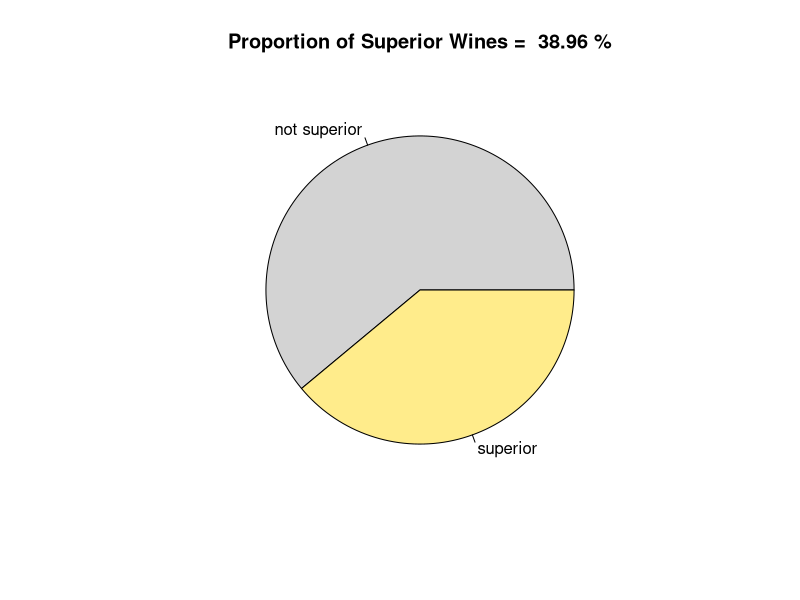
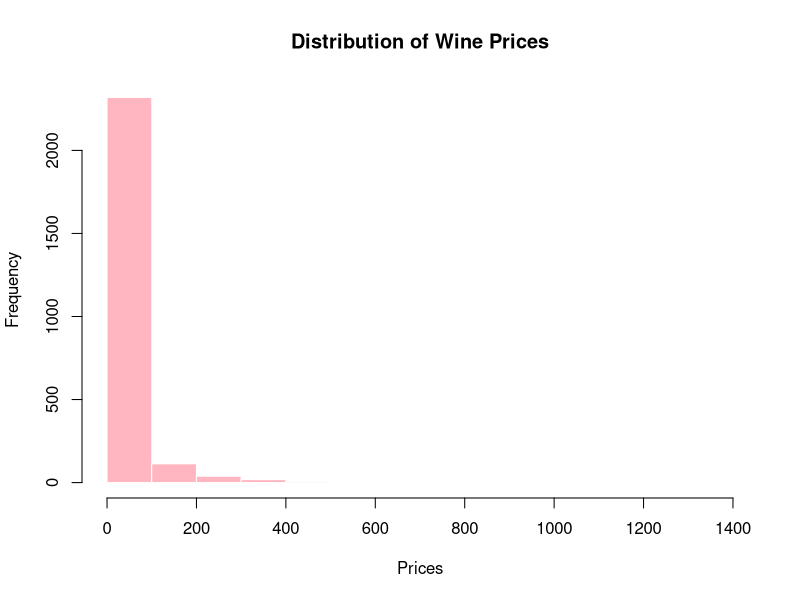
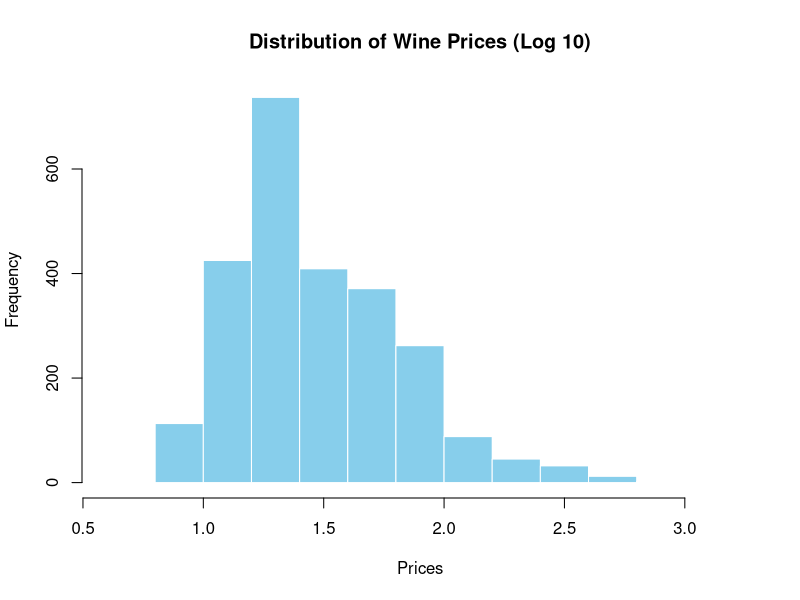

Write the R code that produced these figures, in order. (Note: this script raises an error after producing the figures.)
# LIBRARIES
library(gplots)
library(ggplot2)
library(colorspace)

# LOAD DATA
setwd("C:/Users/g_gna/Documents/TCD/Modules/CS7DS3_AppliedStatisticalModelling/Assignments/MainAssignment/code")
wine_reviews <- read.csv("wine_review_processed.csv")

### RESPONSE VARIABLE DISTRIBUTION
tab_sup <- table(wine_reviews$superior_rating)
pie(
  x=tab_sup, 
  main=paste(
    "Proportion of Superior Wines = ", 
    tab_sup[2]/(tab_sup[1]+tab_sup[2])*100,
    "%"
  ),
  labels=c("not superior", "superior"),
  col = c("lightgray", "lightgoldenrod1")
)
# OBSERVATIONS:
# * Portion of wines ranked superior in this data set is close
#   to half at around 40%. Hence, this data set is fairly
#   balanced w.r.t superior and non-superior wines.

### TOP 6
wine_reviews[sample(1:length(wine_reviews), 6), ]

### WINE PRICES

### Skewed distribution.
hist(
  wine_reviews$price, 
  main = "Distribution of Wine Prices",
  xlab = "Prices",
  ylab = "Frequency",
  col = "lightpink",
  border = "white"
)

### Adjusted for skewness.
price_log10 = log10(wine_reviews$price)
hist(
  price_log10, 
  main = "Distribution of Wine Prices (Log 10)",
  xlab = "Prices",
  ylab = "Frequency",
  col = "skyblue",
  border = "white"
)
wine_reviews["price_log10"] <- price_log10

### COUNTS + PROPORTIONS

### Wine count per price bracket.
price_bracket_count = table(reorder(price_bracket, wine_reviews$price))
barplot(
  price_bracket_count,
  main = "Distribution of Wines Per Price Bracket",
  xlab = "Price Bracket",
  ylab = "Count",
  col = "slateblue",
  border = "white"
)
# OBSERVATIONS:
# * No. of wines per price bracket is normally distributed.
# * Wine prices themselves are heavily skewed right and thus
#   can benefit from a log transformation before being provided
#   as input to a model.

### Proportion of superior wines per price bracket.
mosaicplot(
  table(
    reorder(wine_reviews$price_bracket, wine_reviews$price), 
    reorder(wine_reviews$superior_rating, wine_reviews$price)
  ), 
  col = c("lightgray", "lightgoldenrod"), 
  main = "Wine Superiority by Price",
  xlab = "Wine Price Bracket (Increasing Order)",
  ylab = "Rated Superior"
)
# OBSERVATIONS
# * There is a clear linear relationship between probability 
#   of a wine having been rated superior and its price. Thus,
#   when using a linear model, the "price" variable is likely 
#   a promising predictor.
# * No. of data points per wine price bracket is uneven in this
#   data set with wines belonging to the "value", "super luxury".
#   and "icon" price brackets being significantly rarer than those
#   those corresponding to other price brackets.

### Wine count v/s proportion rated superior per variety.
variety_count <- tapply(
  wine_reviews$superior_rating, 
  wine_reviews$variety_c, length
)
variety_proportion_superior <- tapply(
  wine_reviews$superior_rating, 
  wine_reviews$variety_c, mean
)
plot(
  variety_proportion_superior, variety_count,
  xlab = "Proportion of Wines Rated Superior", 
  ylab = "No. of Wines", 
  col = 0
)
text(
  variety_proportion_superior, variety_count,
  names(variety_proportion_superior)
)
abline(
  v = mean(wine_reviews$superior_rating=="1"), 
  col = "red", lwd = 2, lty = 2
)
# OBSERVATIONS
# * The most common variety of wine in the data set is 
#   "Bordeaux-style Red Blend" and "Chardonnay". 
# * The distribution of the number of wines per variety appears 
#   to follow a bell-shaped curve with a positive skew in relation to 
#   the proportion of wines rated superior within each variety.
# * For most wine varieties in this data set, between
#   20% to 60% of the rated wines were rated as being superior.
# * It appears to be the case that the more no. of data points 
#   there are for a variety the more likely it is that nearly 
#   half of those wines get rated superior while the other half
#   gets rated lower.

### Mean price and count per variety.
price_mean_sorted <- price_mean[order(price_mean$x), ]
plot(
  price_mean_sorted$x,
  xlab = "Variety",
  ylab = "Mean Price",
  type = "b",
  xaxt = "n"  # Hide x-axis labels
)
axis(
  1, at = 1:length(price_mean_sorted$Group.1), 
  labels = price_mean_sorted$Group.1, las = 2
)
title(main = "Mean Price of Wine Varieties")
variety_count <- as.data.frame(
  table(wine_reviews$variety_c)
)
variety_count_sorted <- variety_count[
  order(variety_count$Freq), 
]
plot(
  variety_count_sorted$Freq,
  xlab = "Variety",
  ylab = "Frequency",
  type = "b",
  xaxt = "n"  # Hide x-axis labels
)
axis(
  1, 
  at = 1:length(variety_count_sorted$Var1), 
  labels = variety_count_sorted$Var1, 
  las = 2
)
title(main = "Wine Count per Variety")
# OBSERVATIONS
# * There is a wide gap between no. of wines in the 
#   the category with highest no. of wines "Chardonnay" (417)
#   and the variety with the lowest no. of data points
#   "Petit Manseng" (3) = 417 - 3 = 414.

### WINE CHARACTERISTICS

### Binary indicators.
layout_matrix <- matrix(
  c(1, 2, 3, 4, 5, 6, 7, 8, 9, 10, 11, 12), 
  nrow = 2, byrow = TRUE
)
layout(layout_matrix, heights = c(1, 1))
for (characteristic in c(
  "Crisp", "Dry", "Finish", "Firm", "Fresh", "Fruit",
  "Rich", "Ready", "Round", "Soft", "Sweet", "Full"
)) {
  mosaicplot(
    table(
      wine_reviews[, characteristic], 
      wine_reviews$superior_rating
    ), 
    col = c("lightgray", "lightgoldenrod"), 
    main = NULL,
    xlab = characteristic,
    ylab = "Superior",
  )
}
layout(1)
# OBSERVATIONS:
# * The most common characteristic is "Fruity" but
#   that doesn't tell us much about the superiority
#   of the wine as both superior and non-superior
#   rated wines have a fruity flavor.
# * Rich wines, although small in proportion, are
#   apparently more likely to be rated highly.
# * Soft wines, although small in proportion, are
#   apparently less likely to be rated highly.
# * No feature alone is a strong enough indicator
#   of superiority.
# * Positive indicators = Rich, Sweet, Firm, Dry, Fruit.
# * Negative indicators = Soft, Crisp, Finish, Fresh, Round.
# * Possibly useful indicators = Rich, Soft, Crisp.

### Engineered scores.
layout_matrix <- matrix(
  c(1, 2, 3, 4, 5), 
  nrow = 1, byrow = TRUE
)
layout(layout_matrix, heights = c(1, 1))
for (characteristic in c(
  "sweetness", "acidity", "tannin", "alcohol", "body"
)) {
  hist(
    wine_reviews[,characteristic], 
    main = NULL,
    xlab = characteristic,
    ylab = "Frequency",
    col = 'purple',
    border = "white"
  )
}
layout(1)
# OBSERVATIONS:
# * All key wine characteristic scores are normally distributed.

### SENTIMENT
sentiment_rounded = round(wine_reviews[, "sentiment"], 1)
mosaicplot(
  table(
    reorder(sentiment_rounded, sentiment_rounded), 
    reorder(wine_reviews$superior_rating, sentiment_rounded)
  ), 
  col = c("lightgray", "lightgoldenrod"), 
  main = NULL,
  xlab = "Sentiment",
  ylab = "Superior",
)
# OBSERVATIONS.
# * Sentiment in reviews follow a fairly normal distribution that's
#   centered around 0.2 with most wine reviews being neutral to 
#   slightly positive with sentiments ranging between 0 and 0.4.
# * Overall, reviews are generally positive with no extremely
#   negative comments.
# * Sentiment is likely not a good predictor because w.r.t most 
#   data points, the differences in sentiment do not significantly
#   affect the proportion of superior to non-superior ratings.
# * Also, it seems there may be mismatches between the sentiment
#   expressed in the review and the score assigned because the 
#   most positive sentiments (>= 0.8) hasve superior_rating = 0
#   despite that.

### CORRELATIONS
### Visualize correlations between potential predictor variables
### and response variable as well as each other.
correlation_matrix <- cor(wine_reviews[,c(
  "superior_rating", "price_log10", "Finish", "Rich", "Soft", "Ready", 
  "sweetness", "acidity", "tannin", "alcohol", "body", 
  "tfidf_tsne_1", "tfidf_tsne_2"
)])
heatmap.2(
  correlation_matrix,
  col = colorRampPalette(c("blue", "white", "red"))(100),  # Define color palette
  symm = FALSE,  # Do not show symmetric scale
  margins = c(10, 10),  # Add margins for row and column names
  scale = "none",  # Do not scale data
  main = "Correlation Matrix",  # Title of the plot
  cex.main = 1.2,  # Font size of the title
  key = TRUE,  # Show color key (legend)
  keysize = 1.5,  # Size of the color key
  key.title = NA,  # Do not show color key title
  trace = "none",  # Do not show trace lines
  revC = TRUE,  # Reverse color scale
  dendrogram = "none" # Do not calculate dendrograms
)
# OBSERVATIONS:
# * Based on the correlation matrix, good choices
#   for predictor variables when the response variable
#   is "superior_rating", are "price_log10", "tannin",
#   "alcohol", "tfidf_tsne_1" and "tfidf_tsne_2".
# * As previously suspected, "price_log10" is the 
#   variable that is most correlated with "superior_rating".
# * Variables "acidity", "sweetness" and "body" are not 
#   chosen in order to minimize multicollinearity. Variable
#   "Soft" was also dropped due to this reason.
# * Only indicator variable considered is "Rich" because it
#   has minimal correlation with other predictors while having
#   a higher correlation with the response variable.

### WINE CHARACTERISTICS CROSS PLOT
colors <- c("royalblue", "lightgoldenrod1")
selection <- wine_reviews[, c(
  "alcohol", "tannin", "sweetness",
  "body", "acidity", "price_log10"
)]
pairs(selection, col=colors[wine_reviews$superior_rating + 1], pch = 19)
# OBSERVATIONS:
# * Price log 10 against all others show linear separability.
# * Body is good predictor. Others not needed as apparently no
#   useful mutual interactions.
# * Interaction between price and body is important.
selection <- wine_reviews[, c(
  'body', 'tfidf_tsne_1', 'tfidf_tsne_2', "price_log10"
)]
pairs(selection, col=colors[wine_reviews$superior_rating + 1], pch = 19)
# OBSERVATIONS:
# * From linear separation point of view,
#   interaction between price and tfidf_tsne_1 
#   as well as between price and body may be important.
